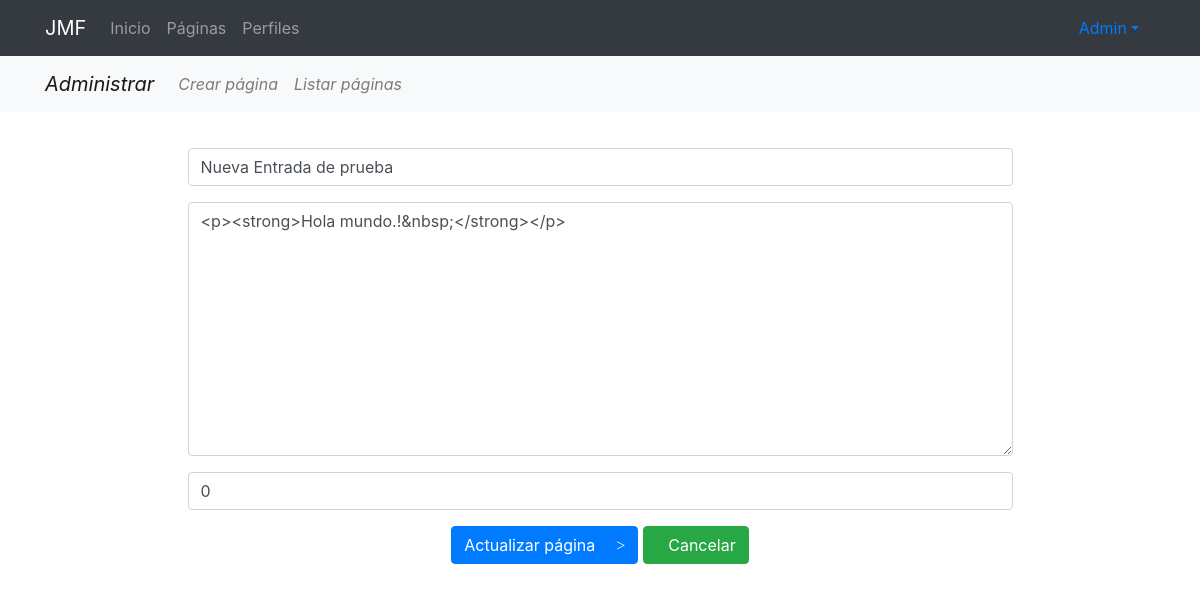
Screenshot of /pages/update/8/ (signed in) with the database file from the repository.
### pages/models.py (models this page shows, shortened)
class Page(models.Model):
    title = models.CharField(verbose_name="Título", max_length=200)
    content = RichTextField(verbose_name="Contenido")
    order = models.SmallIntegerField(verbose_name="Orden", default=0)
    created = models.DateTimeField(auto_now_add=True, verbose_name="Fecha de creación")
    updated = models.DateTimeField(auto_now=True, verbose_name="Fecha de edición")
    class Meta:
        verbose_name = "página"
        verbose_name_plural = "páginas"
        ordering = ['order', 'title']

### pages/views.py (the view, shortened to what this page needs)
# urls.py: path('update/<int:pk>/', PageUpdate.as_view(), name='update'),
class PageUpdate(PermissionRequiredMixin,UpdateView):
    permission_required="pages.change_page"
    model=Page
    form_class=PageForm
    template_name_suffix='_update_form'

### pages/forms.py
class PageForm(forms.ModelForm):
    class Meta:
        model=Page
        fields=['title','content','order']
        labels={
            'title':'',
            'content':'',
            'order':'',
        }
        widgets={
            'title':forms.TextInput(attrs={'class':'form-control','placeholder':'Escriba un título'}),
            'content':forms.Textarea(attrs={'class':'form-control'}),
            'order':forms.NumberInput(attrs={'class':'form-control'}),
        }

### pages/templates/pages/page_update_form.html (shortened to what this page needs)
{% extends 'core/base.html' %}
{% load static %}
{% block content %}
{% include 'pages/includes/pages_menu.html'%}
<main role="main">
  <div class="container">
    <div class="row mt-3 mb-5 text-center">
      <div class="col-md-9 mx-auto">
        <div>
            <form action="" method="post">{% csrf_token %}
                    {{ form.as_p }}
                <button type="submit" class="btn btn-primary">Actualizar página <span class="fa fa-edit"> ></span></button>
                <a href="javascript:history.back()" class="btn btn-success"><span class="fa fa-undo"></span>Cancelar</a>
            </form>
        </div>
      </div>
    </div>
  </div>
</main>
{% endblock %}

### core/templates/core/base.html (shortened to what this page needs)
<!DOCTYPE html>
<html lang="es">
  <head>
    {% load static %}
    <link href="{% static 'core/vendor/bootstrap/css/bootstrap.min.css' %}" rel="stylesheet" type="text/css">
    <link href="{% static 'core/vendor/fontawesome-free/css/all.css' %}" rel="stylesheet" type="text/css">
    <link href="{% static 'core/vendor/font-awesome/css/font-awesome.min.css' %}" rel="stylesheet" type="text/css">
    <link href="{% static 'core/css/main.css' %}" rel="stylesheet" type="text/css">
    <link href="{% static 'registration/css/registration.css' %}" rel="stylesheet" type="text/css">
  </head>
  <body>
    <body>
      <nav class="navbar navbar-expand-lg navbar-dark bg-dark">
        <div class="container">
          <a class="navbar-brand" href="{% url 'core:home' %}">JMF</a>
          <div class="collapse navbar-collapse" id="ned">
            <ul class="navbar-nav mr-auto">
              <li class="nav-item">
                <a class="nav-link" href="{% url 'core:home' %}">Inicio</a>
              </li>
              <li class="nav-item">
                <a class="nav-link" href="{% url 'pages:pages' %}">Páginas</a>
              </li>
              <li class="nav-item">
                <a class="nav-link" href="{% url 'profiles:profiles_list' %}">Perfiles</a>
              </li>
            </ul>
            <ul class="nav navbar-top-links navbar-right">
              <li class="nav-item dropdown no-arrow">
              {% if request.user.is_authenticated %}
                <a class="nav-link dropdown-toggle" href="{% url 'login' %}" id="userDropdown" role="button" data-toggle="dropdown" aria-haspopup="true" aria-expanded="false">
                <i class="fas fa-user-circle fa-fw"></i>{{user.username}}</a>
              </li>
            </ul>
              {% endif %}
          </div>
        </div>
      </nav>
      {% block content %}{% endblock %}
  </body>
</html>

### core/static/core/css/main.css (style rules this page uses)
main { padding-top: 20px; }
:root { --jumbotron-padding-y: 3rem; }

### rows the page displays
Page: title "Nueva Entrada de prueba", content "<p><strong>Hola mundo.!&nbsp;</strong></p>", order "0"

### other values shown
{{ user.username }} "Admin"
